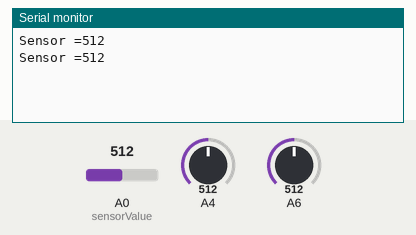
The sketch below on a simulated Arduino Uno, built with avr-gcc and run on an emulated ATmega328P. Parts: the last lines printed to the serial monitor. The test bench sets the inputs (shaded band); at power-on: A0 (sensorValue) = 512, A6 = 512, A4 = 512.

Above: at 3.8 s.
3.9 s: A0 (sensorValue) set to 716
At 6.6 s:
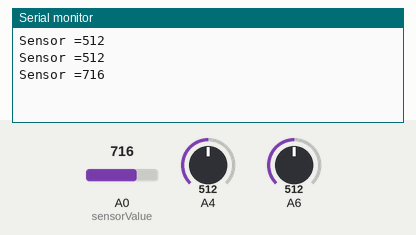
7.8 s: A6 set to 306
At 10.1 s:
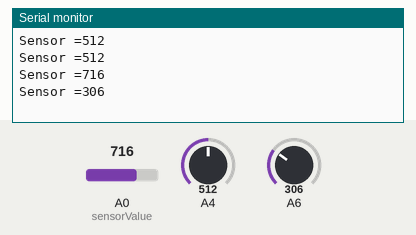
11.7 s: A0 (sensorValue) set to 900
At 12.4 s:
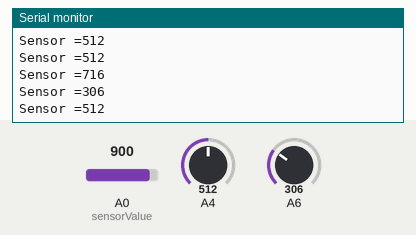
19.5 s: A4 set to 0
At 21.7 s:
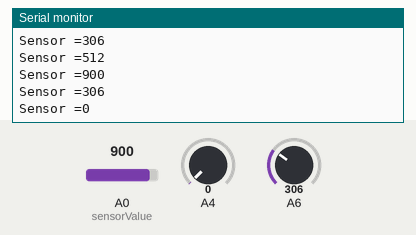
23.4 s: A6 set to 122
At 25.2 s:
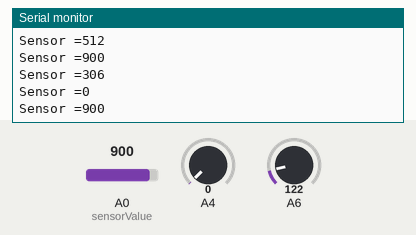
Timing chart, 0 to 26.7 s (numbered marks = the images above; inputs shaded):
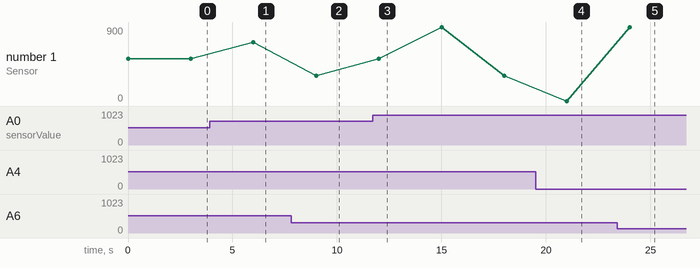

The sketch:

leitura_serial.ino
```cpp
int sensorPin = A0;
int sensorValue = 0;

void setup() {
  Serial.begin(9600);
}

void loop() {
  sensorValue = analogRead(sensorValue);
  Serial.print("Sensor =");
  Serial.println(sensorValue,DEC);
  delay(3000);
}
```

Measured:
- after the input at 3.9 s, the serial monitor: prints a new line after 2.1 s (image 1)
- after the input at 7.8 s, the serial monitor: prints a new line after 1.2 s (image 2)
- after the input at 19.5 s, the serial monitor: prints a new line after 1.5 s (image 4)
- plotted number 1: 512 → 716 after the input at 3.9 s, 716 → 306 after the input at 7.8 s, 306 → 0 after the input at 19.5 s, 0 → 122 after the input at 23.4 s
